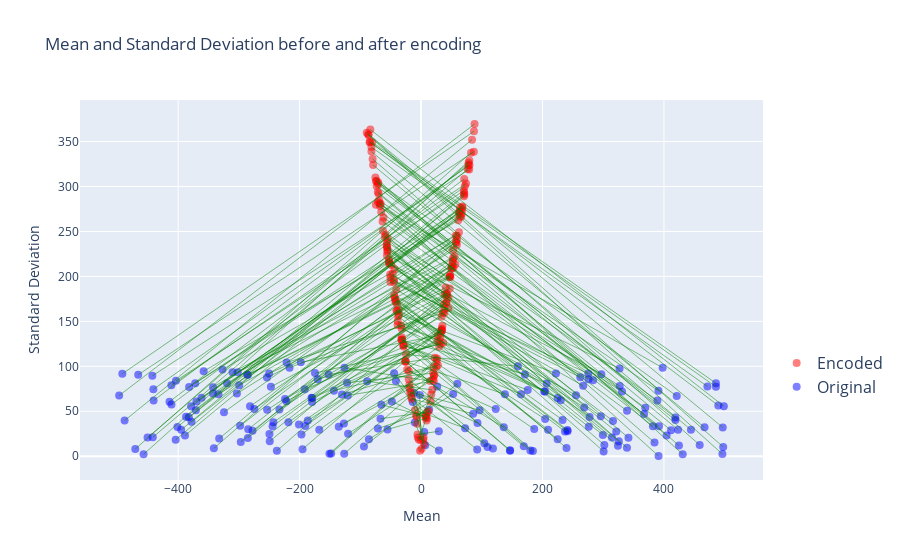

Source (notebook cell):
### Code cell
#Visualize which areas of the mean-variance space are learned by the encoder

import torch
import torch.nn as nn
import numpy as np
import plotly.graph_objects as go

# Input generation
num_samples = 200
input_dim = 200

# Generate some 200-dimensional inputs with random means and variances
inputs = np.array([np.random.normal(1000*(np.random.rand()-0.5), 100*np.random.rand(), input_dim) for _ in range(num_samples)])

# Compute input means and variances
input_means = np.mean(inputs, axis=1)
input_vars = np.std(inputs, axis=1)

# Transfer inputs to tensors
inputs_tensor = torch.from_numpy(inputs.astype(np.float32))

# Apply encoder
encoded = net.encoder(inputs_tensor).detach().numpy()

# Compute means and variances of the encoded data
encoded_means = np.mean(encoded, axis=1)
encoded_vars = np.std(encoded, axis=1)

# Create a scatter plot for the original and encoded data
fig = go.Figure()

# Original data
fig.add_trace(go.Scatter(
    x=input_means, y=input_vars,
    mode='markers',
    name='Original',
    marker=dict(
        size=8,
        color='blue',
        opacity=0.5,
    )
))

# Encoded data
fig.add_trace(go.Scatter(
    x=encoded_means, y=encoded_vars,
    mode='markers',
    name='Encoded',
    marker=dict(
        size=8,
        color='red',
        opacity=0.5,
    )
))

# Add lines connecting original and encoded points
for (x1, y1), (x2, y2) in zip(zip(input_means, input_vars), zip(encoded_means, encoded_vars)):
    fig.add_trace(go.Scatter(
        x=[x1, x2], y=[y1, y2],
        mode='lines',
        line=dict(color='green', width=0.5),
        showlegend=False,
    ))



fig.update_layout(
    title='Mean and Standard Deviation before and after encoding',
    xaxis_title='Mean',
    yaxis_title='Standard Deviation',
    legend=dict(
        y=0.2,
        traceorder='reversed',
        font=dict(
            size=16,
        )
    )
)

fig.show()

### Figure 1 — Plotly figure (JSON) as saved in the notebook; plotly's stock layout.template omitted (floating-point values rounded to 4 significant figures; data arrays with more than 128 entries replaced by an {"elided": "..."} marker saying what was removed)
{"data": [{"marker": {"color": "blue", "opacity": 0.5, "size": 8}, "mode": "markers", "name": "Original", "type": "scatter", "x": {"elided": "200 float values"}, "y": {"elided": "200 float values"}}, {"marker": {"color": "red", "opacity": 0.5, "size": 8}, "mode": "markers", "name": "Encoded", "type": "scatter", "x": {"elided": "200 float values"}, "y": {"elided": "200 float values"}}, {"line": {"color": "green", "width": 0.5}, "mode": "lines", "showlegend": false, "type": "scatter", "x": [-253.5, 41.6], "y": [51.58, 180.0]}, {"line": {"color": "green", "width": 0.5}, "mode": "lines", "showlegend": false, "type": "scatter", "x": [29.28, -5.886], "y": [27.79, 24.18]}, {"line": {"color": "green", "width": 0.5}, "mode": "lines", "showlegend": false, "type": "scatter", "x": [59.84, -7.442], "y": [80.68, 44.11]}, {"line": {"color": "green", "width": 0.5}, "mode": "lines", "showlegend": false, "type": "scatter", "x": [-41.38, 9.11], "y": [83.61, 39.65]}, {"line": {"color": "green", "width": 0.5}, "mode": "lines", "showlegend": false, "type": "scatter", "x": [-174.6, 32.7], "y": [92.45, 124.7]}, {"line": {"color": "green", "width": 0.5}, "mode": "lines", "showlegend": false, "type": "scatter", "x": [-190.6, 33.63], "y": [33.75, 139.4]}, {"line": {"color": "green", "width": 0.5}, "mode": "lines", "showlegend": false, "type": "scatter", "x": [-191.4, 34.68], "y": [74.5, 139.6]}, {"line": {"color": "green", "width": 0.5}, "mode": "lines", "showlegend": false, "type": "scatter", "x": [-65.3, 6.989], "y": [57.34, 44.37]}, {"line": {"color": "green", "width": 0.5}, "mode": "lines", "showlegend": false, "type": "scatter", "x": [-319.5, 57.97], "y": [81.08, 237.8]}, {"line": {"color": "green", "width": 0.5}, "mode": "lines", "showlegend": false, "type": "scatter", "x": [-342.4, 59.24], "y": [76.79, 241.4]}, {"line": {"color": "green", "width": 0.5}, "mode": "lines", "showlegend": false, "type": "scatter", "x": [204.3, -38.57], "y": [41.34, 146.1]}, {"line": {"color": "green", "width": 0.5}, "mode": "lines", "showlegend": false, "type": "scatter", "x": [-411.1, 74.01], "y": [78.88, 303.2]}, {"line": {"color": "green", "width": 0.5}, "mode": "lines", "showlegend": false, "type": "scatter", "x": [-126.1, 15.07], "y": [98.42, 83.57]}, {"line": {"color": "green", "width": 0.5}, "mode": "lines", "showlegend": false, "type": "scatter", "x": [-281.6, 53.58], "y": [55.55, 210.0]}, {"line": {"color": "green", "width": 0.5}, "mode": "lines", "showlegend": false, "type": "scatter", "x": [222.1, -36.38], "y": [92.14, 157.4]}, {"line": {"color": "green", "width": 0.5}, "mode": "lines", "showlegend": false, "type": "scatter", "x": [-247.2, 38.8], "y": [77.25, 180.0]}, {"line": {"color": "green", "width": 0.5}, "mode": "lines", "showlegend": false, "type": "scatter", "x": [321.4, -55.93], "y": [27.41, 231.9]}, {"line": {"color": "green", "width": 0.5}, "mode": "lines", "showlegend": false, "type": "scatter", "x": [-2.037, -0.3498], "y": [68.08, 17.98]}, {"line": {"color": "green", "width": 0.5}, "mode": "lines", "showlegend": false, "type": "scatter", "x": [283.2, -43.7], "y": [84.4, 207.8]}, {"line": {"color": "green", "width": 0.5}, "mode": "lines", "showlegend": false, "type": "scatter", "x": [389.2, -71.06], "y": [61.96, 282.7]}, {"line": {"color": "green", "width": 0.5}, "mode": "lines", "showlegend": false, "type": "scatter", "x": [-94.01, 16.87], "y": [10.92, 68.69]}, {"line": {"color": "green", "width": 0.5}, "mode": "lines", "showlegend": false, "type": "scatter", "x": [-284.6, 49.88], "y": [29.93, 208.4]}, {"line": {"color": "green", "width": 0.5}, "mode": "lines", "showlegend": false, "type": "scatter", "x": [-286.4, 47.81], "y": [90.63, 201.2]}, {"line": {"color": "green", "width": 0.5}, "mode": "lines", "showlegend": false, "type": "scatter", "x": [-218.4, 38.37], "y": [37.78, 159.5]}, {"line": {"color": "green", "width": 0.5}, "mode": "lines", "showlegend": false, "type": "scatter", "x": [-440.7, 79.7], "y": [74.46, 323.7]}, {"line": {"color": "green", "width": 0.5}, "mode": "lines", "showlegend": false, "type": "scatter", "x": [-130.2, 20.9], "y": [68.6, 99.1]}, {"line": {"color": "green", "width": 0.5}, "mode": "lines", "showlegend": false, "type": "scatter", "x": [206.8, -32.74], "y": [80.92, 145.5]}, {"line": {"color": "green", "width": 0.5}, "mode": "lines", "showlegend": false, "type": "scatter", "x": [-403.6, 70.51], "y": [83.92, 295.3]}, {"line": {"color": "green", "width": 0.5}, "mode": "lines", "showlegend": false, "type": "scatter", "x": [104.3, -18.93], "y": [14.48, 75.89]}, {"line": {"color": "green", "width": 0.5}, "mode": "lines", "showlegend": false, "type": "scatter", "x": [299.4, -52.21], "y": [23.71, 214.8]}, {"line": {"color": "green", "width": 0.5}, "mode": "lines", "showlegend": false, "type": "scatter", "x": [471.5, -81.7], "y": [77.52, 343.8]}, {"line": {"color": "green", "width": 0.5}, "mode": "lines", "showlegend": false, "type": "scatter", "x": [202.7, -31.86], "y": [72.07, 141.9]}, {"line": {"color": "green", "width": 0.5}, "mode": "lines", "showlegend": false, "type": "scatter", "x": [466.8, -81.71], "y": [32.12, 338.8]}, {"line": {"color": "green", "width": 0.5}, "mode": "lines", "showlegend": false, "type": "scatter", "x": [296.9, -52.7], "y": [91.26, 214.4]}, {"line": {"color": "green", "width": 0.5}, "mode": "lines", "showlegend": false, "type": "scatter", "x": [266.9, -44.64], "y": [78.46, 195.7]}, {"line": {"color": "green", "width": 0.5}, "mode": "lines", "showlegend": false, "type": "scatter", "x": [13.33, -3.601], "y": [51.81, 18.28]}, {"line": {"color": "green", "width": 0.5}, "mode": "lines", "showlegend": false, "type": "scatter", "x": [391.1, -68.11], "y": [0.2647, 281.5]}, {"line": {"color": "green", "width": 0.5}, "mode": "lines", "showlegend": false, "type": "scatter", "x": [-121.8, 20.03], "y": [81.73, 92.51]}, {"line": {"color": "green", "width": 0.5}, "mode": "lines", "showlegend": false, "type": "scatter", "x": [-341.1, 59.15], "y": [8.752, 245.0]}, {"line": {"color": "green", "width": 0.5}, "mode": "lines", "showlegend": false, "type": "scatter", "x": [498.6, -83.54], "y": [55.6, 363.3]}, {"line": {"color": "green", "width": 0.5}, "mode": "lines", "showlegend": false, "type": "scatter", "x": [421.0, -70.42], "y": [66.98, 304.6]}, {"line": {"color": "green", "width": 0.5}, "mode": "lines", "showlegend": false, "type": "scatter", "x": [29.43, -5.292], "y": [6.458, 20.86]}, {"line": {"color": "green", "width": 0.5}, "mode": "lines", "showlegend": false, "type": "scatter", "x": [-378.6, 66.88], "y": [55.62, 269.6]}, {"line": {"color": "green", "width": 0.5}, "mode": "lines", "showlegend": false, "type": "scatter", "x": [326.9, -56.1], "y": [97.47, 223.2]}, {"line": {"color": "green", "width": 0.5}, "mode": "lines", "showlegend": false, "type": "scatter", "x": [369.2, -61.87], "y": [53.8, 265.5]}, {"line": {"color": "green", "width": 0.5}, "mode": "lines", "showlegend": false, "type": "scatter", "x": [275.4, -50.53], "y": [91.92, 193.8]}, {"line": {"color": "green", "width": 0.5}, "mode": "lines", "showlegend": false, "type": "scatter", "x": [-179.4, 27.04], "y": [60.35, 128.1]}, {"line": {"color": "green", "width": 0.5}, "mode": "lines", "showlegend": false, "type": "scatter", "x": [-301.8, 56.47], "y": [93.39, 213.4]}, {"line": {"color": "green", "width": 0.5}, "mode": "lines", "showlegend": false, "type": "scatter", "x": [485.5, -84.63], "y": [77.28, 349.3]}, {"line": {"color": "green", "width": 0.5}, "mode": "lines", "showlegend": false, "type": "scatter", "x": [241.1, -43.51], "y": [29.23, 176.9]}, {"line": {"color": "green", "width": 0.5}, "mode": "lines", "showlegend": false, "type": "scatter", "x": [-450.3, 78.25], "y": [20.76, 326.4]}, {"line": {"color": "green", "width": 0.5}, "mode": "lines", "showlegend": false, "type": "scatter", "x": [-488.1, 84.0], "y": [39.7, 352.0]}, {"line": {"color": "green", "width": 0.5}, "mode": "lines", "showlegend": false, "type": "scatter", "x": [180.0, -31.31], "y": [6.284, 129.7]}, {"line": {"color": "green", "width": 0.5}, "mode": "lines", "showlegend": false, "type": "scatter", "x": [255.2, -44.18], "y": [67.78, 179.1]}, {"line": {"color": "green", "width": 0.5}, "mode": "lines", "showlegend": false, "type": "scatter", "x": [-414.2, 71.12], "y": [60.72, 308.4]}, {"line": {"color": "green", "width": 0.5}, "mode": "lines", "showlegend": false, "type": "scatter", "x": [497.5, -86.79], "y": [10.3, 358.0]}, {"line": {"color": "green", "width": 0.5}, "mode": "lines", "showlegend": false, "type": "scatter", "x": [92.9, -16.09], "y": [37.0, 70.3]}, {"line": {"color": "green", "width": 0.5}, "mode": "lines", "showlegend": false, "type": "scatter", "x": [85.83, -15.4], "y": [47.31, 63.74]}, {"line": {"color": "green", "width": 0.5}, "mode": "lines", "showlegend": false, "type": "scatter", "x": [-66.8, 10.17], "y": [41.59, 49.24]}, {"line": {"color": "green", "width": 0.5}, "mode": "lines", "showlegend": false, "type": "scatter", "x": [330.9, -55.98], "y": [71.94, 238.2]}, {"line": {"color": "green", "width": 0.5}, "mode": "lines", "showlegend": false, "type": "scatter", "x": [237.0, -39.35], "y": [27.56, 168.9]}, {"line": {"color": "green", "width": 0.5}, "mode": "lines", "showlegend": false, "type": "scatter", "x": [-401.1, 70.96], "y": [32.61, 292.9]}, {"line": {"color": "green", "width": 0.5}, "mode": "lines", "showlegend": false, "type": "scatter", "x": [-382.3, 63.17], "y": [43.32, 271.9]}, {"line": {"color": "green", "width": 0.5}, "mode": "lines", "showlegend": false, "type": "scatter", "x": [169.2, -29.01], "y": [11.04, 122.2]}, {"line": {"color": "green", "width": 0.5}, "mode": "lines", "showlegend": false, "type": "scatter", "x": [-386.9, 64.14], "y": [44.02, 276.5]}, {"line": {"color": "green", "width": 0.5}, "mode": "lines", "showlegend": false, "type": "scatter", "x": [-299.4, 50.02], "y": [78.89, 210.6]}, {"line": {"color": "green", "width": 0.5}, "mode": "lines", "showlegend": false, "type": "scatter", "x": [109.4, -19.31], "y": [10.27, 79.25]}, {"line": {"color": "green", "width": 0.5}, "mode": "lines", "showlegend": false, "type": "scatter", "x": [233.0, -41.4], "y": [40.39, 172.7]}, {"line": {"color": "green", "width": 0.5}, "mode": "lines", "showlegend": false, "type": "scatter", "x": [164.6, -28.52], "y": [68.91, 123.5]}, {"line": {"color": "green", "width": 0.5}, "mode": "lines", "showlegend": false, "type": "scatter", "x": [72.55, -9.83], "y": [31.22, 51.32]}, {"line": {"color": "green", "width": 0.5}, "mode": "lines", "showlegend": false, "type": "scatter", "x": [171.0, -32.66], "y": [91.03, 129.1]}, {"line": {"color": "green", "width": 0.5}, "mode": "lines", "showlegend": false, "type": "scatter", "x": [390.9, -69.1], "y": [72.78, 284.6]}, {"line": {"color": "green", "width": 0.5}, "mode": "lines", "showlegend": false, "type": "scatter", "x": [138.1, -26.19], "y": [69.05, 105.3]}, {"line": {"color": "green", "width": 0.5}, "mode": "lines", "showlegend": false, "type": "scatter", "x": [-120.1, 19.43], "y": [25.13, 85.37]}, {"line": {"color": "green", "width": 0.5}, "mode": "lines", "showlegend": false, "type": "scatter", "x": [186.3, -31.36], "y": [30.16, 129.7]}, {"line": {"color": "green", "width": 0.5}, "mode": "lines", "showlegend": false, "type": "scatter", "x": [325.6, -56.73], "y": [16.75, 235.0]}, {"line": {"color": "green", "width": 0.5}, "mode": "lines", "showlegend": false, "type": "scatter", "x": [384.4, -67.56], "y": [15.21, 278.3]}, {"line": {"color": "green", "width": 0.5}, "mode": "lines", "showlegend": false, "type": "scatter", "x": [277.6, -50.37], "y": [43.58, 198.7]}, {"line": {"color": "green", "width": 0.5}, "mode": "lines", "showlegend": false, "type": "scatter", "x": [-249.1, 42.63], "y": [16.57, 181.1]}, {"line": {"color": "green", "width": 0.5}, "mode": "lines", "showlegend": false, "type": "scatter", "x": [-55.24, 9.716], "y": [29.79, 42.32]}, {"line": {"color": "green", "width": 0.5}, "mode": "lines", "showlegend": false, "type": "scatter", "x": [314.3, -55.69], "y": [20.75, 227.3]}, {"line": {"color": "green", "width": 0.5}, "mode": "lines", "showlegend": false, "type": "scatter", "x": [230.0, -40.58], "y": [62.38, 162.1]}, {"line": {"color": "green", "width": 0.5}, "mode": "lines", "showlegend": false, "type": "scatter", "x": [-221.6, 34.07], "y": [61.11, 155.3]}, {"line": {"color": "green", "width": 0.5}, "mode": "lines", "showlegend": false, "type": "scatter", "x": [275.7, -50.86], "y": [85.66, 202.2]}, {"line": {"color": "green", "width": 0.5}, "mode": "lines", "showlegend": false, "type": "scatter", "x": [-10.23, 4.83], "y": [37.42, 13.65]}, {"line": {"color": "green", "width": 0.5}, "mode": "lines", "showlegend": false, "type": "scatter", "x": [-197.9, 27.21], "y": [104.4, 134.0]}, {"line": {"color": "green", "width": 0.5}, "mode": "lines", "showlegend": false, "type": "scatter", "x": [268.8, -40.79], "y": [54.21, 185.5]}, {"line": {"color": "green", "width": 0.5}, "mode": "lines", "showlegend": false, "type": "scatter", "x": [-303.2, 52.61], "y": [69.66, 220.2]}, {"line": {"color": "green", "width": 0.5}, "mode": "lines", "showlegend": false, "type": "scatter", "x": [-497.1, 88.14], "y": [67.5, 369.5]}, {"line": {"color": "green", "width": 0.5}, "mode": "lines", "showlegend": false, "type": "scatter", "x": [-253.7, 40.69], "y": [87.47, 187.6]}, {"line": {"color": "green", "width": 0.5}, "mode": "lines", "showlegend": false, "type": "scatter", "x": [-196.9, 34.21], "y": [24.09, 141.7]}, {"line": {"color": "green", "width": 0.5}, "mode": "lines", "showlegend": false, "type": "scatter", "x": [424.7, -74.09], "y": [11.88, 305.9]}, {"line": {"color": "green", "width": 0.5}, "mode": "lines", "showlegend": false, "type": "scatter", "x": [418.7, -72.96], "y": [42.97, 300.4]}, {"line": {"color": "green", "width": 0.5}, "mode": "lines", "showlegend": false, "type": "scatter", "x": [339.0, -59.43], "y": [9.556, 243.9]}, {"line": {"color": "green", "width": 0.5}, "mode": "lines", "showlegend": false, "type": "scatter", "x": [-411.0, 72.03], "y": [57.6, 300.1]}, {"line": {"color": "green", "width": 0.5}, "mode": "lines", "showlegend": false, "type": "scatter", "x": [301.8, -52.96], "y": [12.51, 218.8]}, {"line": {"color": "green", "width": 0.5}, "mode": "lines", "showlegend": false, "type": "scatter", "x": [175.7, -29.05], "y": [73.72, 123.8]}, {"line": {"color": "green", "width": 0.5}, "mode": "lines", "showlegend": false, "type": "scatter", "x": [-277.4, 48.22], "y": [28.24, 199.3]}, {"line": {"color": "green", "width": 0.5}, "mode": "lines", "showlegend": false, "type": "scatter", "x": [-465.7, 86.95], "y": [90.66, 338.5]}, {"line": {"color": "green", "width": 0.5}, "mode": "lines", "showlegend": false, "type": "scatter", "x": [5.233, 0.9372], "y": [26.86, 8.251]}, {"line": {"color": "green", "width": 0.5}, "mode": "lines", "showlegend": false, "type": "scatter", "x": [-223.9, 38.32], "y": [63.69, 163.5]}, {"line": {"color": "green", "width": 0.5}, "mode": "lines", "showlegend": false, "type": "scatter", "x": [391.8, -66.45], "y": [33.39, 280.6]}, {"line": {"color": "green", "width": 0.5}, "mode": "lines", "showlegend": false, "type": "scatter", "x": [-357.9, 61.38], "y": [94.48, 262.4]}, {"line": {"color": "green", "width": 0.5}, "mode": "lines", "showlegend": false, "type": "scatter", "x": [136.2, -22.78], "y": [32.21, 96.58]}, {"line": {"color": "green", "width": 0.5}, "mode": "lines", "showlegend": false, "type": "scatter", "x": [404.3, -69.73], "y": [23.08, 291.9]}, {"line": {"color": "green", "width": 0.5}, "mode": "lines", "showlegend": false, "type": "scatter", "x": [241.3, -42.64], "y": [27.9, 175.0]}, {"line": {"color": "green", "width": 0.5}, "mode": "lines", "showlegend": false, "type": "scatter", "x": [-120.6, 21.04], "y": [67.67, 83.59]}, {"line": {"color": "green", "width": 0.5}, "mode": "lines", "showlegend": false, "type": "scatter", "x": [-274.4, 47.18], "y": [52.62, 199.9]}, {"line": {"color": "green", "width": 0.5}, "mode": "lines", "showlegend": false, "type": "scatter", "x": [-48.01, 7.758], "y": [60.99, 42.68]}, {"line": {"color": "green", "width": 0.5}, "mode": "lines", "showlegend": false, "type": "scatter", "x": [276.2, -46.7], "y": [32.75, 202.8]}, {"line": {"color": "green", "width": 0.5}, "mode": "lines", "showlegend": false, "type": "scatter", "x": [341.5, -58.52], "y": [20.6, 246.3]}, {"line": {"color": "green", "width": 0.5}, "mode": "lines", "showlegend": false, "type": "scatter", "x": [146.6, -25.55], "y": [6.675, 105.6]}, {"line": {"color": "green", "width": 0.5}, "mode": "lines", "showlegend": false, "type": "scatter", "x": [-71.03, 12.18], "y": [30.88, 49.94]}, {"line": {"color": "green", "width": 0.5}, "mode": "lines", "showlegend": false, "type": "scatter", "x": [-143.4, 27.77], "y": [72.94, 101.1]}, {"line": {"color": "green", "width": 0.5}, "mode": "lines", "showlegend": false, "type": "scatter", "x": [-470.5, 82.23], "y": [8.085, 337.6]}, {"line": {"color": "green", "width": 0.5}, "mode": "lines", "showlegend": false, "type": "scatter", "x": [-296.8, 51.91], "y": [15.82, 214.8]}, {"line": {"color": "green", "width": 0.5}, "mode": "lines", "showlegend": false, "type": "scatter", "x": [-233.2, 37.61], "y": [51.93, 169.0]}, {"line": {"color": "green", "width": 0.5}, "mode": "lines", "showlegend": false, "type": "scatter", "x": [-440.4, 78.14], "y": [62.0, 323.9]}, {"line": {"color": "green", "width": 0.5}, "mode": "lines", "showlegend": false, "type": "scatter", "x": [-88.69, 18.41], "y": [83.28, 73.82]}, {"line": {"color": "green", "width": 0.5}, "mode": "lines", "showlegend": false, "type": "scatter", "x": [239.6, -42.28], "y": [9.073, 171.9]}, {"line": {"color": "green", "width": 0.5}, "mode": "lines", "showlegend": false, "type": "scatter", "x": [-11.69, 4.13], "y": [70.33, 20.74]}, {"line": {"color": "green", "width": 0.5}, "mode": "lines", "showlegend": false, "type": "scatter", "x": [-221.3, 35.9], "y": [104.2, 159.2]}, {"line": {"color": "green", "width": 0.5}, "mode": "lines", "showlegend": false, "type": "scatter", "x": [-152.3, 22.63], "y": [91.0, 109.4]}, {"line": {"color": "green", "width": 0.5}, "mode": "lines", "showlegend": false, "type": "scatter", "x": [-127.0, 21.12], "y": [36.31, 89.55]}, {"line": {"color": "green", "width": 0.5}, "mode": "lines", "showlegend": false, "type": "scatter", "x": [367.2, -63.34], "y": [46.94, 261.2]}, {"line": {"color": "green", "width": 0.5}, "mode": "lines", "showlegend": false, "type": "scatter", "x": [-216.5, 45.1], "y": [98.51, 165.0]}, {"line": {"color": "green", "width": 0.5}, "mode": "lines", "showlegend": false, "type": "scatter", "x": [-249.6, 42.97], "y": [24.63, 179.0]}, {"line": {"color": "green", "width": 0.5}, "mode": "lines", "showlegend": false, "type": "scatter", "x": [52.91, -7.933], "y": [69.14, 44.9]}, {"line": {"color": "green", "width": 0.5}, "mode": "lines", "showlegend": false, "type": "scatter", "x": [-381.9, 68.15], "y": [77.05, 276.5]}, {"line": {"color": "green", "width": 0.5}, "mode": "lines", "showlegend": false, "type": "scatter", "x": [458.8, -79.75], "y": [12.58, 330.7]}, {"line": {"color": "green", "width": 0.5}, "mode": "lines", "showlegend": false, "type": "scatter", "x": [381.8, -65.51], "y": [33.39, 271.6]}, {"line": {"color": "green", "width": 0.5}, "mode": "lines", "showlegend": false, "type": "scatter", "x": [485.6, -80.61], "y": [81.18, 349.3]}, {"line": {"color": "green", "width": 0.5}, "mode": "lines", "showlegend": false, "type": "scatter", "x": [-491.8, 87.15], "y": [91.69, 361.4]}, {"line": {"color": "green", "width": 0.5}, "mode": "lines", "showlegend": false, "type": "scatter", "x": [295.9, -48.99], "y": [44.36, 212.8]}, {"line": {"color": "green", "width": 0.5}, "mode": "lines", "showlegend": false, "type": "scatter", "x": [-44.3, 8.309], "y": [92.28, 45.04]}, {"line": {"color": "green", "width": 0.5}, "mode": "lines", "showlegend": false, "type": "scatter", "x": [-394.9, 70.75], "y": [29.39, 289.2]}, {"line": {"color": "green", "width": 0.5}, "mode": "lines", "showlegend": false, "type": "scatter", "x": [262.2, -44.86], "y": [87.73, 193.9]}, {"line": {"color": "green", "width": 0.5}, "mode": "lines", "showlegend": false, "type": "scatter", "x": [444.5, -78.92], "y": [29.45, 323.8]}, {"line": {"color": "green", "width": 0.5}, "mode": "lines", "showlegend": false, "type": "scatter", "x": [-326.9, 57.22], "y": [96.5, 245.3]}, {"line": {"color": "green", "width": 0.5}, "mode": "lines", "showlegend": false, "type": "scatter", "x": [-195.1, 33.88], "y": [7.904, 140.7]}, {"line": {"color": "green", "width": 0.5}, "mode": "lines", "showlegend": false, "type": "scatter", "x": [423.2, -73.38], "y": [29.49, 306.5]}, {"line": {"color": "green", "width": 0.5}, "mode": "lines", "showlegend": false, "type": "scatter", "x": [224.9, -39.41], "y": [18.89, 161.5]}, {"line": {"color": "green", "width": 0.5}, "mode": "lines", "showlegend": false, "type": "scatter", "x": [26.56, -6.359], "y": [77.57, 36.19]}, {"line": {"color": "green", "width": 0.5}, "mode": "lines", "showlegend": false, "type": "scatter", "x": [-342.7, 62.45], "y": [69.72, 249.0]}, {"line": {"color": "green", "width": 0.5}, "mode": "lines", "showlegend": false, "type": "scatter", "x": [-285.2, 51.42], "y": [20.32, 208.9]}, {"line": {"color": "green", "width": 0.5}, "mode": "lines", "showlegend": false, "type": "scatter", "x": [224.9, -36.93], "y": [64.7, 162.4]}, {"line": {"color": "green", "width": 0.5}, "mode": "lines", "showlegend": false, "type": "scatter", "x": [-170.2, 36.43], "y": [85.57, 126.3]}, {"line": {"color": "green", "width": 0.5}, "mode": "lines", "showlegend": false, "type": "scatter", "x": [430.8, -75.14], "y": [2.246, 310.0]}, {"line": {"color": "green", "width": 0.5}, "mode": "lines", "showlegend": false, "type": "scatter", "x": [96.43, -18.08], "y": [51.24, 71.45]}, {"line": {"color": "green", "width": 0.5}, "mode": "lines", "showlegend": false, "type": "scatter", "x": [496.2, -86.41], "y": [2.391, 356.9]}, {"line": {"color": "green", "width": 0.5}, "mode": "lines", "showlegend": false, "type": "scatter", "x": [6.879, -1.596], "y": [12.15, 6.045]}, {"line": {"color": "green", "width": 0.5}, "mode": "lines", "showlegend": false, "type": "scatter", "x": [123.0, -20.13], "y": [52.43, 94.82]}, {"line": {"color": "green", "width": 0.5}, "mode": "lines", "showlegend": false, "type": "scatter", "x": [204.3, -38.47], "y": [72.12, 150.2]}, {"line": {"color": "green", "width": 0.5}, "mode": "lines", "showlegend": false, "type": "scatter", "x": [-167.6, 29.91], "y": [29.5, 121.9]}, {"line": {"color": "green", "width": 0.5}, "mode": "lines", "showlegend": false, "type": "scatter", "x": [-150.8, 26.29], "y": [2.866, 108.6]}, {"line": {"color": "green", "width": 0.5}, "mode": "lines", "showlegend": false, "type": "scatter", "x": [316.0, -55.05], "y": [39.25, 229.4]}, {"line": {"color": "green", "width": 0.5}, "mode": "lines", "showlegend": false, "type": "scatter", "x": [-371.8, 62.72], "y": [81.18, 269.4]}, {"line": {"color": "green", "width": 0.5}, "mode": "lines", "showlegend": false, "type": "scatter", "x": [-85.87, 15.56], "y": [18.93, 60.95]}, {"line": {"color": "green", "width": 0.5}, "mode": "lines", "showlegend": false, "type": "scatter", "x": [-324.5, 59.04], "y": [49.01, 235.3]}, {"line": {"color": "green", "width": 0.5}, "mode": "lines", "showlegend": false, "type": "scatter", "x": [397.8, -74.33], "y": [98.37, 279.7]}, {"line": {"color": "green", "width": 0.5}, "mode": "lines", "showlegend": false, "type": "scatter", "x": [-180.3, 32.04], "y": [65.12, 136.7]}, {"line": {"color": "green", "width": 0.5}, "mode": "lines", "showlegend": false, "type": "scatter", "x": [209.1, -37.79], "y": [29.52, 155.6]}, {"line": {"color": "green", "width": 0.5}, "mode": "lines", "showlegend": false, "type": "scatter", "x": [-456.9, 79.55], "y": [2.086, 328.8]}, {"line": {"color": "green", "width": 0.5}, "mode": "lines", "showlegend": false, "type": "scatter", "x": [327.1, -54.98], "y": [78.07, 241.8]}, {"line": {"color": "green", "width": 0.5}, "mode": "lines", "showlegend": false, "type": "scatter", "x": [146.5, -25.26], "y": [6.078, 105.3]}, {"line": {"color": "green", "width": 0.5}, "mode": "lines", "showlegend": false, "type": "scatter", "x": [-201.0, 35.08], "y": [35.38, 145.2]}, {"line": {"color": "green", "width": 0.5}, "mode": "lines", "showlegend": false, "type": "scatter", "x": [-332.4, 57.16], "y": [19.61, 238.5]}, {"line": {"color": "green", "width": 0.5}, "mode": "lines", "showlegend": false, "type": "scatter", "x": [159.4, -24.6], "y": [100.0, 113.3]}, {"line": {"color": "green", "width": 0.5}, "mode": "lines", "showlegend": false, "type": "scatter", "x": [-250.1, 47.18], "y": [91.92, 186.6]}, {"line": {"color": "green", "width": 0.5}, "mode": "lines", "showlegend": false, "type": "scatter", "x": [-126.5, 22.03], "y": [2.731, 90.67]}, {"line": {"color": "green", "width": 0.5}, "mode": "lines", "showlegend": false, "type": "scatter", "x": [-361.4, 64.21], "y": [65.14, 266.4]}, {"line": {"color": "green", "width": 0.5}, "mode": "lines", "showlegend": false, "type": "scatter", "x": [300.6, -52.56], "y": [5.356, 216.4]}, {"line": {"color": "green", "width": 0.5}, "mode": "lines", "showlegend": false, "type": "scatter", "x": [-237.4, 41.31], "y": [5.988, 170.5]}, {"line": {"color": "green", "width": 0.5}, "mode": "lines", "showlegend": false, "type": "scatter", "x": [-404.0, 71.21], "y": [18.21, 291.0]}, {"line": {"color": "green", "width": 0.5}, "mode": "lines", "showlegend": false, "type": "scatter", "x": [-13.65, 3.559], "y": [60.24, 18.33]}, {"line": {"color": "green", "width": 0.5}, "mode": "lines", "showlegend": false, "type": "scatter", "x": [-135.4, 25.13], "y": [32.8, 99.43]}, {"line": {"color": "green", "width": 0.5}, "mode": "lines", "showlegend": false, "type": "scatter", "x": [-442.4, 79.25], "y": [89.45, 318.9]}, {"line": {"color": "green", "width": 0.5}, "mode": "lines", "showlegend": false, "type": "scatter", "x": [418.9, -70.64], "y": [40.17, 302.5]}, {"line": {"color": "green", "width": 0.5}, "mode": "lines", "showlegend": false, "type": "scatter", "x": [-244.4, 44.99], "y": [33.45, 176.3]}, {"line": {"color": "green", "width": 0.5}, "mode": "lines", "showlegend": false, "type": "scatter", "x": [-370.7, 63.21], "y": [51.28, 272.1]}, {"line": {"color": "green", "width": 0.5}, "mode": "lines", "showlegend": false, "type": "scatter", "x": [-243.1, 41.94], "y": [37.79, 171.6]}, {"line": {"color": "green", "width": 0.5}, "mode": "lines", "showlegend": false, "type": "scatter", "x": [-333.6, 52.93], "y": [69.07, 229.3]}, {"line": {"color": "green", "width": 0.5}, "mode": "lines", "showlegend": false, "type": "scatter", "x": [-388.7, 67.55], "y": [23.04, 277.6]}, {"line": {"color": "green", "width": 0.5}, "mode": "lines", "showlegend": false, "type": "scatter", "x": [-179.1, 30.22], "y": [64.8, 127.2]}, {"line": {"color": "green", "width": 0.5}, "mode": "lines", "showlegend": false, "type": "scatter", "x": [-378.0, 67.19], "y": [38.23, 273.6]}, {"line": {"color": "green", "width": 0.5}, "mode": "lines", "showlegend": false, "type": "scatter", "x": [-310.5, 55.17], "y": [93.38, 222.1]}, {"line": {"color": "green", "width": 0.5}, "mode": "lines", "showlegend": false, "type": "scatter", "x": [-147.9, 25.71], "y": [3.08, 106.5]}, {"line": {"color": "green", "width": 0.5}, "mode": "lines", "showlegend": false, "type": "scatter", "x": [324.2, -56.15], "y": [11.61, 233.3]}, {"line": {"color": "green", "width": 0.5}, "mode": "lines", "showlegend": false, "type": "scatter", "x": [184.2, -31.88], "y": [5.705, 132.3]}, {"line": {"color": "green", "width": 0.5}, "mode": "lines", "showlegend": false, "type": "scatter", "x": [-285.0, 47.16], "y": [90.55, 199.5]}, {"line": {"color": "green", "width": 0.5}, "mode": "lines", "showlegend": false, "type": "scatter", "x": [411.6, -71.24], "y": [28.85, 293.8]}, {"line": {"color": "green", "width": 0.5}, "mode": "lines", "showlegend": false, "type": "scatter", "x": [489.4, -84.27], "y": [56.41, 349.8]}, {"line": {"color": "green", "width": 0.5}, "mode": "lines", "showlegend": false, "type": "scatter", "x": [-186.5, 31.77], "y": [39.81, 132.5]}, {"line": {"color": "green", "width": 0.5}, "mode": "lines", "showlegend": false, "type": "scatter", "x": [92.41, -16.04], "y": [7.398, 65.82]}, {"line": {"color": "green", "width": 0.5}, "mode": "lines", "showlegend": false, "type": "scatter", "x": [118.4, -20.24], "y": [8.495, 85.5]}, {"line": {"color": "green", "width": 0.5}, "mode": "lines", "showlegend": false, "type": "scatter", "x": [339.2, -62.61], "y": [50.51, 250.9]}, {"line": {"color": "green", "width": 0.5}, "mode": "lines", "showlegend": false, "type": "scatter", "x": [-441.7, 76.91], "y": [21.04, 319.5]}, {"line": {"color": "green", "width": 0.5}, "mode": "lines", "showlegend": false, "type": "scatter", "x": [-369.8, 66.23], "y": [60.9, 266.6]}, {"line": {"color": "green", "width": 0.5}, "mode": "lines", "showlegend": false, "type": "scatter", "x": [-297.9, 52.35], "y": [33.77, 217.3]}, {"line": {"color": "green", "width": 0.5}, "mode": "lines", "showlegend": false, "type": "scatter", "x": [496.8, -89.42], "y": [31.99, 359.9]}], "layout": {"legend": {"font": {"size": 16}, "traceorder": "reversed", "y": 0.2}, "title": {"text": "Mean and Standard Deviation before and after encoding"}, "xaxis": {"title": {"text": "Mean"}}, "yaxis": {"title": {"text": "Standard Deviation"}}}}
